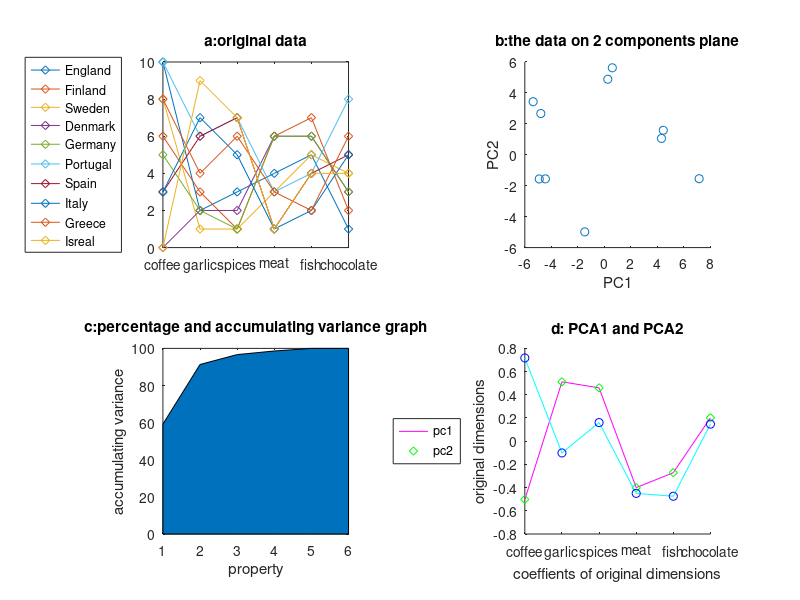

MATLAB code for this plot: (Note: this script raises an error after producing the figure.)

%% 1
%a table
diet=[ 10 2 3 4 5 1;
    6 3 1 6 7 2;
    8 1 1 3 5 4;
    0 2 2 6 6 3;
    5 2 1 6 6 3;
    10 6 7 3 4 8;
    3 6 7 1 4 5;
    3 7 5 1 2 5;
    8 4 6 3 2 6;
    0 9 7 1 4 4];
UN={'England'; 'Finland'; 'Sweden'; 'Denmark'; 'Germany' ;'Portugal' ;'Spain' ;'Italy'; ...
    'Greece' ;'Isreal'};
%plot origin data
figure
subplot(221)
plot(1:6,diet(:,:),'-d')

legend(UN{:},'Location','westoutside')
title('a:original data')
set(gca,'Xtick', 1:6,'XTickLabel',{'coffee' 'garlic' 'spices' 'meat' 'fish' 'chocolate'})
axis('square');

%pca

dietN= bsxfun(@minus,diet,mean(diet,2)); %subtract each row  by its mean
dietC=cov(dietN);
[eigVec, eigValMat] = eig(dietC);



eigVal = diag(eigValMat);
value1=find(eigVal==max(eigVal));
eigVal(value1)= 0;
value2= eigVal==max(eigVal);
PC1=eigVec(:,value1);
PC2=eigVec(:,value2);

PCx=diet*PC1;
PCy=diet*PC2;
%c plot pca

subplot(222)
scatter(PCx,PCy);
axis('square');
title('b:the data on 2 components plane');
xlabel('PC1');ylabel('PC2');

%(1,3),(6,9), (8,7),(2,5)
subplot(224)
hold on
plot(PC1,'m');plot(PC1,'dg');
plot(PC2,'c');plot(PC2,'ob');
title(' d: PCA1 and PCA2 ');
axis('square');
set(gca,'Xtick', 1:6,'XTickLabel',{'coffee' 'garlic' 'spices' 'meat' 'fish' 'chocolate'})
xlabel('coeffients of original dimensions');ylabel('original dimensions');
legend('pc1','pc2','Location','westoutside')

%b percentage and accumulating variance graph
eigVal = sort(diag(eigValMat),'descend');
cumulativePcVar=100*(cumsum(eigVal)/sum(eigVal));
%cumplotive sum div in sum%to re erange thepc from highest to  lowest.
subplot(223)
area(cumulativePcVar)
axis('square');
title('c:percentage and accumulating variance graph');
xlabel('property');ylabel('accumulating variance');


%% 2
load('d2.mat');
%a ploting
figure
subplot(221)
plot(t,d2);
title('a: raw data ');
xlabel('time [S]');ylabel('voltage [mV]');
%b :Filtering the noise (frequency below 300)

Fs=30000;
NFFT = length(d2);
F = ((0:1/NFFT:1-1/NFFT)*Fs).';
D2=fft(d2,NFFT);
D2(F<=300 | F>=Fs-300) = 0;
d2=ifft(D2,'symmetric');
subplot(222)
plot(t,d2);
title('b: signal after applying high  pass fillter ');
xlabel('time [S]');ylabel('voltage [mV]');
%c spike  extraction
%thr=-std(d2)/(mean(d2)*170);
%[~,loc]=findpeaks(d2, 'Threshold',thr);
%treshMat=zeros(length(loc),32);
%for ii=1:length(loc)
%  treshMat(ii,:)=d2(loc(ii)-16:loc(ii)+15);
%end


d = d2-(-0.1);
S = [0 d(1:end-1).*d(2:end)];
indx = find(S < 0 & d < 0 );
wv=[];
for i=1:length(indx)
    wv(end+1,:) = d(indx(i)-16:indx(i)+15);
end
subplot(223)
plot(0:1/32:1-1/32,wv')
title('c: wave form ');
xlabel('time [mS]');ylabel('voltage [mV]');
%d
treshMat=wv';
norm=mean(treshMat);

treshMat= bsxfun(@minus,treshMat,mean(treshMat)); %subtract each row  by its mean
treshMat=cov(treshMat);
[eigVec, eigValMat] = eig(treshMat);
eigVal = diag(eigValMat);
value1=find(eigVal==max(eigVal));
eigVal(value1)= 0;
value2=find(eigVal==max(eigVal));
PC1=eigVec(:,value1);
PC2=eigVec(:,value2);
PCx=treshMat*PC1;
PCy=treshMat*PC2;


%% choose of data 
treshMat=[PCx, PCy]';
data_dim = size(treshMat,1);
%% definig number of clusters
k=2;% row of centers



%% choosing random centers 
centers = zeros(k, data_dim);
for i=1:k
    for j=1:data_dim
        centers(i,j)=((max(treshMat(j,:))-min(treshMat(j,:))).*rand(1,1) + min(treshMat(j,:)));
    end
end

%centers=[0.05 0.05; 1.4 0]
%% intalizing variables
run=0;change=0;
%Same=0;
X=ones(k,size(treshMat,2));
Y=ones(k,size(treshMat,2));
l=length(X(1,:));
kV=1:k;
assign=randi(kV,1,l);


oklide=zeros(k,length(X(1,:)));
minimal=ones(1,length(X(1,:)));
oklide2=oklide';
newC=[0 0; 0 0];

%% 

while ~isequal(centers, newC)
    %%  distance from centers
    for i=1:k
       X(i,:)=treshMat(1,:)-centers(i,1);
        Y(i,:)=treshMat(2,:)-centers(i,2);
        for j=1:length(X(1,:))
            oklide(i,j)=(X(i,j)^2+Y(i,j)^2)^0.5;
        end
    end
    
    %% assign to closest center
    for i=1:l
        if oklide(1,i)<oklide(2,i)
            assign(i)=1;
        else
            assign(i)=2;
        end
    end
   
   %% new centers
   for j=1:data_dim
       vec=treshMat(j,:);
       for i=1:k
        newC(i,j)=mean(vec(find(assign==i)));
       end
   end
   
   %% cheking if centers rep. itself
   %Same=min(min(centers==newC));
    centers=newC;
   
   

end

%% ploting 
neXk1=PCx(find(assign==1));   neYk1=PCy(find(assign==1));
neXk2=PCx(find(assign==2));   neYk2=PCy(find(assign==2));
 

subplot(224)
hold on
title(['d:spikes PCA, and K-mean  ']);
xlabel('PC1');ylabel('PC2');
scatter(neXk1,neYk1,30,[0.5 0 0.5],'d','fill');
scatter(neXk2,neYk2,30,[1 0 1],'c','fill');
axis([-0.3 1.3 -0.1 0.2])

%% linear superation line by SVM
% Orthogonal toline between the closet points from the difreent clusters 
lineM=((neXk1(1)-neXk2(1))^2+(neYk1(1)-neYk2(1))^2)^0.5;
for ii=1:k
    for  jj=1:length(neXk1)
        for kk=1:length(neXk2)
            line= ((neXk1(jj)-neXk2(kk))^2+(neYk1(jj)-neYk2(kk))^2)^0.5;
            if line<lineM
                centers=[kk jj];
            end
        end
    end
end
% ploting sup. vec
xCor=[neXk1(centers(2)),neXk2(centers(1))];
yCor=[neYk1(centers(2)),neYk2(centers(1))];
plot(xCor,yCor,'--m');
midPoint=([sum(xCor),sum(yCor)])/2;
slope=(neYk1(centers(2))-neYk2(centers(1)))/(neXk1(centers(2))-neXk2(centers(1)));

%ploting Perpendicular Bisector line
PBslope=-1/slope;
lengthPBLine=2*max(max(oklide));
xLine = (midPoint(1)-lengthPBLine:midPoint(1)+lengthPBLine);
yLine =( PBslope*(xLine-midPoint(1))+ midPoint(2));

plot(xLine,yLine,'b')
